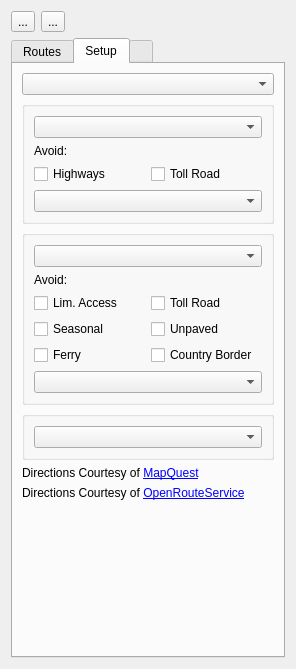
<?xml version="1.0" encoding="UTF-8"?>
<ui version="4.0">
 <class>IRouteToolWidget</class>
 <widget class="QWidget" name="IRouteToolWidget">
  <property name="geometry">
   <rect>
    <x>0</x>
    <y>0</y>
    <width>296</width>
    <height>669</height>
   </rect>
  </property>
  <layout class="QVBoxLayout" name="verticalLayout_2">
   <item>
    <layout class="QHBoxLayout" name="horizontalLayout">
     <item>
      <widget class="QToolButton" name="toolSortAlpha">
       <property name="toolTip">
        <string>Sort by name</string>
       </property>
       <property name="text">
        <string>...</string>
       </property>
       <property name="checkable">
        <bool>true</bool>
       </property>
       <property name="autoExclusive">
        <bool>true</bool>
       </property>
      </widget>
     </item>
     <item>
      <widget class="QToolButton" name="toolSortTime">
       <property name="toolTip">
        <string>Sort by time</string>
       </property>
       <property name="text">
        <string>...</string>
       </property>
       <property name="checkable">
        <bool>true</bool>
       </property>
       <property name="autoExclusive">
        <bool>true</bool>
       </property>
      </widget>
     </item>
     <item>
      <spacer name="horizontalSpacer">
       <property name="orientation">
        <enum>Qt::Horizontal</enum>
       </property>
       <property name="sizeHint" stdset="0">
        <size>
         <width>40</width>
         <height>20</height>
        </size>
       </property>
      </spacer>
     </item>
    </layout>
   </item>
   <item>
    <widget class="QTabWidget" name="tabWidget">
     <property name="currentIndex">
      <number>1</number>
     </property>
     <widget class="QWidget" name="tab">
      <attribute name="title">
       <string>Routes</string>
      </attribute>
      <layout class="QVBoxLayout" name="verticalLayout">
       <property name="spacing">
        <number>0</number>
       </property>
       <property name="leftMargin">
        <number>0</number>
       </property>
       <property name="topMargin">
        <number>0</number>
       </property>
       <property name="rightMargin">
        <number>0</number>
       </property>
       <property name="bottomMargin">
        <number>0</number>
       </property>
       <item>
        <widget class="QListWidget" name="listRoutes">
         <property name="contextMenuPolicy">
          <enum>Qt::CustomContextMenu</enum>
         </property>
         <property name="selectionMode">
          <enum>QAbstractItemView::ExtendedSelection</enum>
         </property>
         <property name="iconSize">
          <size>
           <width>16</width>
           <height>16</height>
          </size>
         </property>
        </widget>
       </item>
      </layout>
     </widget>
     <widget class="QWidget" name="tab_2">
      <attribute name="title">
       <string>Setup</string>
      </attribute>
      <layout class="QVBoxLayout" name="verticalLayout_6">
       <item>
        <widget class="QComboBox" name="comboService"/>
       </item>
       <item>
        <widget class="QGroupBox" name="groupORS">
         <property name="title">
          <string/>
         </property>
         <layout class="QVBoxLayout" name="verticalLayout_3">
          <item>
           <widget class="QComboBox" name="comboORSPreference"/>
          </item>
          <item>
           <widget class="QLabel" name="label">
            <property name="text">
             <string>Avoid:</string>
            </property>
           </widget>
          </item>
          <item>
           <layout class="QGridLayout" name="gridLayout_2">
            <item row="0" column="0">
             <widget class="QCheckBox" name="checkORSAvoidHighways">
              <property name="text">
               <string>Highways</string>
              </property>
             </widget>
            </item>
            <item row="0" column="1">
             <widget class="QCheckBox" name="checkORSAvoidTollways">
              <property name="text">
               <string>Toll Road</string>
              </property>
             </widget>
            </item>
           </layout>
          </item>
          <item>
           <widget class="QComboBox" name="comboORSLanguage"/>
          </item>
         </layout>
        </widget>
       </item>
       <item>
        <widget class="QGroupBox" name="groupMQ">
         <property name="title">
          <string/>
         </property>
         <layout class="QVBoxLayout" name="verticalLayout_5">
          <item>
           <widget class="QComboBox" name="comboMQPreference"/>
          </item>
          <item>
           <widget class="QLabel" name="label_2">
            <property name="text">
             <string>Avoid:</string>
            </property>
           </widget>
          </item>
          <item>
           <layout class="QGridLayout" name="gridLayout">
            <item row="0" column="0">
             <widget class="QCheckBox" name="checkMQAvoidLimAccess">
              <property name="text">
               <string>Lim. Access</string>
              </property>
             </widget>
            </item>
            <item row="0" column="1">
             <widget class="QCheckBox" name="checkMQAvoidTollRoads">
              <property name="text">
               <string>Toll Road</string>
              </property>
             </widget>
            </item>
            <item row="1" column="0">
             <widget class="QCheckBox" name="checkMQAvoidSeasonal">
              <property name="text">
               <string>Seasonal</string>
              </property>
             </widget>
            </item>
            <item row="1" column="1">
             <widget class="QCheckBox" name="checkMQAvoidUnpaved">
              <property name="text">
               <string>Unpaved</string>
              </property>
             </widget>
            </item>
            <item row="2" column="0">
             <widget class="QCheckBox" name="checkMQAvoidFerry">
              <property name="text">
               <string>Ferry</string>
              </property>
             </widget>
            </item>
            <item row="2" column="1">
             <widget class="QCheckBox" name="checkMQAvoidCountryBorder">
              <property name="text">
               <string>Country Border</string>
              </property>
             </widget>
            </item>
           </layout>
          </item>
          <item>
           <widget class="QComboBox" name="comboMQLanguage"/>
          </item>
         </layout>
        </widget>
       </item>
       <item>
        <widget class="QGroupBox" name="groupBR">
         <property name="title">
          <string/>
         </property>
         <layout class="QVBoxLayout" name="verticalLayout_7">
          <item>
           <widget class="QComboBox" name="comboBRPreference"/>
          </item>
         </layout>
        </widget>
       </item>
       <item>
        <widget class="QLabel" name="labelCopyrightMapQuest">
         <property name="text">
          <string>&lt;p&gt;Directions Courtesy of &lt;a href=&quot;http://www.mapquest.com/&quot; target=&quot;_blank&quot;&gt;MapQuest&lt;/a&gt; &lt;/p&gt;</string>
         </property>
         <property name="openExternalLinks">
          <bool>true</bool>
         </property>
        </widget>
       </item>
       <item>
        <widget class="QLabel" name="labelCopyrightOpenRoute">
         <property name="text">
          <string>&lt;p&gt;Directions Courtesy of &lt;a href=&quot;http://openrouteservice.org/&quot; target=&quot;_blank&quot;&gt;OpenRouteService&lt;/a&gt; &lt;/p&gt;</string>
         </property>
        </widget>
       </item>
       <item>
        <spacer name="verticalSpacer">
         <property name="orientation">
          <enum>Qt::Vertical</enum>
         </property>
         <property name="sizeHint" stdset="0">
          <size>
           <width>20</width>
           <height>463</height>
          </size>
         </property>
        </spacer>
       </item>
      </layout>
     </widget>
     <widget class="QWidget" name="tab_3">
      <attribute name="title">
       <string/>
      </attribute>
      <layout class="QVBoxLayout" name="verticalLayout_4">
       <item>
        <widget class="QTextEdit" name="textEdit">
         <property name="readOnly">
          <bool>true</bool>
         </property>
         <property name="html">
          <string>&lt;!DOCTYPE HTML PUBLIC &quot;-//W3C//DTD HTML 4.0//EN&quot; &quot;http://www.w3.org/TR/REC-html40/strict.dtd&quot;&gt;
&lt;html&gt;&lt;head&gt;&lt;meta name=&quot;qrichtext&quot; content=&quot;1&quot; /&gt;&lt;style type=&quot;text/css&quot;&gt;
p, li { white-space: pre-wrap; }
&lt;/style&gt;&lt;/head&gt;&lt;body style=&quot; font-family:'Droid Sans'; font-size:10pt; font-weight:400; font-style:normal;&quot;&gt;
&lt;table border=&quot;0&quot; style=&quot;-qt-table-type: root; margin-top:4px; margin-bottom:4px; margin-left:4px; margin-right:4px;&quot;&gt;
&lt;tr&gt;
&lt;td style=&quot;border: none;&quot;&gt;
&lt;p align=&quot;justify&quot; style=&quot; margin-top:0px; margin-bottom:0px; margin-left:0px; margin-right:0px; -qt-block-indent:0; text-indent:0px;&quot;&gt;&lt;span style=&quot; font-family:'Sans Serif'; font-size:9pt;&quot;&gt;How to add a route?&lt;/span&gt;&lt;/p&gt;
&lt;p align=&quot;justify&quot; style=&quot;-qt-paragraph-type:empty; margin-top:0px; margin-bottom:0px; margin-left:0px; margin-right:0px; -qt-block-indent:0; text-indent:0px; font-family:'Sans Serif'; font-size:9pt;&quot;&gt;&lt;br /&gt;&lt;/p&gt;
&lt;p align=&quot;justify&quot; style=&quot; margin-top:0px; margin-bottom:0px; margin-left:0px; margin-right:0px; -qt-block-indent:0; text-indent:0px;&quot;&gt;&lt;span style=&quot; font-family:'Sans Serif'; font-size:9pt;&quot;&gt;Routes can be created from waypoints or distance polylines. &lt;/span&gt;&lt;/p&gt;
&lt;p align=&quot;justify&quot; style=&quot;-qt-paragraph-type:empty; margin-top:0px; margin-bottom:0px; margin-left:0px; margin-right:0px; -qt-block-indent:0; text-indent:0px; font-family:'Sans Serif'; font-size:9pt;&quot;&gt;&lt;br /&gt;&lt;/p&gt;
&lt;p align=&quot;justify&quot; style=&quot; margin-top:0px; margin-bottom:0px; margin-left:0px; margin-right:0px; -qt-block-indent:0; text-indent:0px;&quot;&gt;&lt;span style=&quot; font-family:'Sans Serif'; font-size:9pt;&quot;&gt;To create a route from waypoints you have to select at least two waypoints in the waypoint tool view. After you made your selection you summon the menu by a right mouse button click and select &amp;quot;Make Route&amp;quot;. &lt;/span&gt;&lt;/p&gt;
&lt;p align=&quot;justify&quot; style=&quot;-qt-paragraph-type:empty; margin-top:0px; margin-bottom:0px; margin-left:0px; margin-right:0px; -qt-block-indent:0; text-indent:0px; font-family:'Sans Serif'; font-size:9pt;&quot;&gt;&lt;br /&gt;&lt;/p&gt;
&lt;p align=&quot;justify&quot; style=&quot; margin-top:0px; margin-bottom:0px; margin-left:0px; margin-right:0px; -qt-block-indent:0; text-indent:0px;&quot;&gt;&lt;span style=&quot; font-family:'Sans Serif'; font-size:9pt;&quot;&gt;To create a route from a distance polyline you select the line and summon the menu by a right mouse button click and select &amp;quot;Make Route&amp;quot;.&lt;/span&gt;&lt;/p&gt;
&lt;p align=&quot;justify&quot; style=&quot;-qt-paragraph-type:empty; margin-top:0px; margin-bottom:0px; margin-left:0px; margin-right:0px; -qt-block-indent:0; text-indent:0px; font-family:'Sans Serif'; font-size:9pt;&quot;&gt;&lt;br /&gt;&lt;/p&gt;
&lt;p align=&quot;justify&quot; style=&quot; margin-top:0px; margin-bottom:0px; margin-left:0px; margin-right:0px; -qt-block-indent:0; text-indent:0px;&quot;&gt;&lt;span style=&quot; font-family:'Sans Serif'; font-size:9pt;&quot;&gt;In the &amp;quot;Setup&amp;quot; tab you can select settings for auto routing. To calculate a secondary, autorouted route to your primary route definition you  summon the menu by a right mouse button click and select &amp;quot;Calc. route&amp;quot;.&lt;/span&gt;&lt;/p&gt;&lt;/td&gt;&lt;/tr&gt;&lt;/table&gt;&lt;/body&gt;&lt;/html&gt;</string>
         </property>
        </widget>
       </item>
      </layout>
     </widget>
    </widget>
   </item>
  </layout>
 </widget>
 <resources/>
 <connections/>
</ui>
